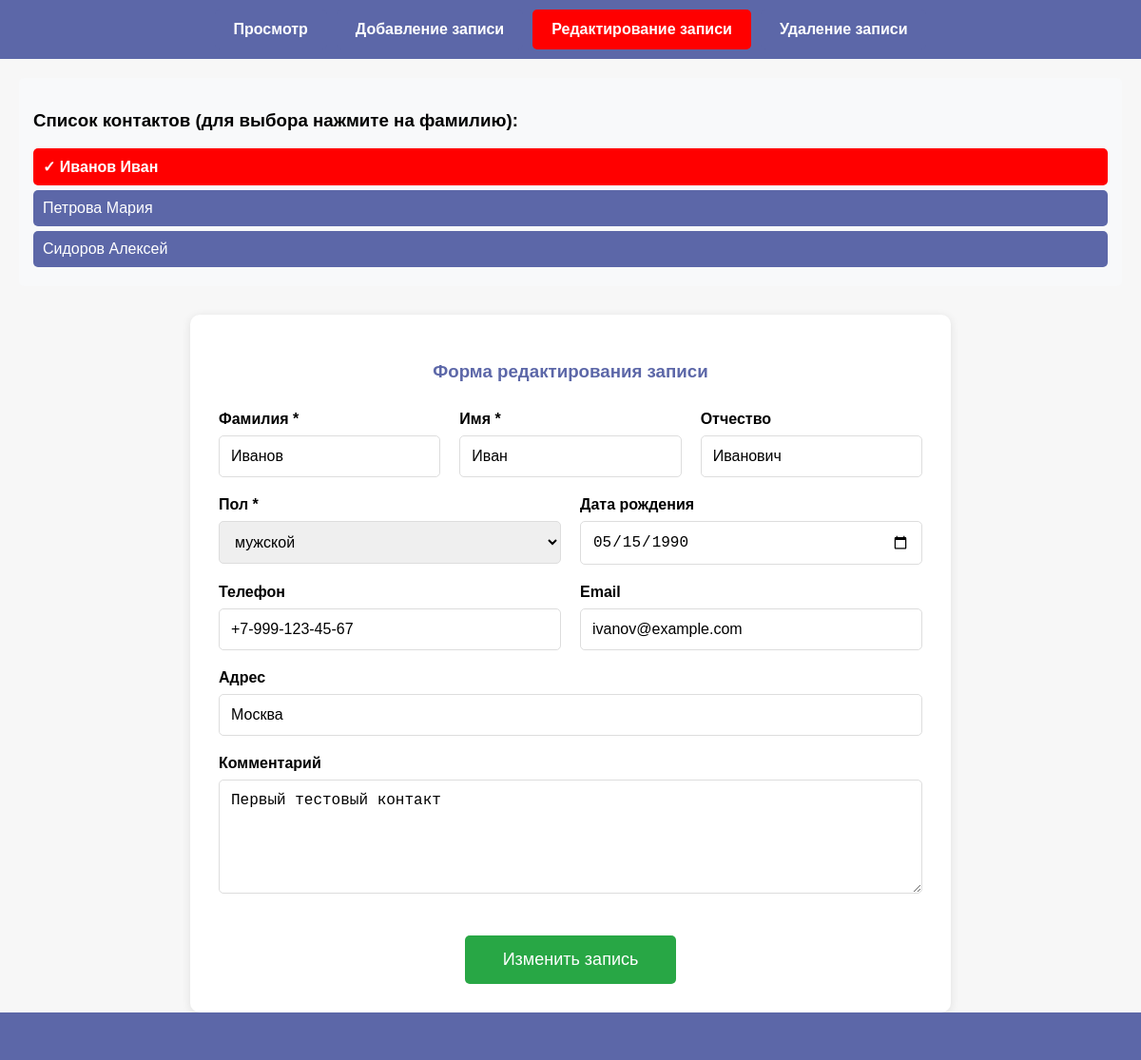
Page /?p=edit on the committed database.
### tables this page shows
CREATE TABLE `contacts` (
  `id` int(11) NOT NULL,
  `surname` varchar(50) NOT NULL,
  `name` varchar(50) NOT NULL,
  `lastname` varchar(50) DEFAULT NULL,
  `gender` enum('мужской','женский') DEFAULT NULL,
  `date` date DEFAULT NULL,
  `phone` varchar(20) DEFAULT NULL,
  `location` text DEFAULT NULL,
  `email` varchar(100) DEFAULT NULL,
  `comment` text DEFAULT NULL
);

### edit.php (the view, shortened to what this page needs)
<?php
$mysqli = mysqli_connect('localhost', 'root', '', 'notebook');
$current_row = [];
if (!$current_row) {
    $result = mysqli_query($mysqli, "SELECT * FROM contacts ORDER BY surname, name LIMIT 1");
    $current_row = mysqli_fetch_assoc($result);
}
$contacts_result = mysqli_query($mysqli, "SELECT id, surname, name FROM contacts ORDER BY surname, name");
if (mysqli_num_rows($contacts_result) > 0) {
    echo '<div style="margin-bottom: 30px; padding: 15px; background-color: #f8f9fa; border-radius: 5px;">';
    echo '<h3>Список контактов (для выбора нажмите на фамилию):</h3>';
    while ($row = mysqli_fetch_assoc($contacts_result)) {
        $full_name = $row['surname'] . ' ' . $row['name'];
        $is_current = ($current_row && $row['id'] == $current_row['id']);
        if ($is_current) {
            echo '<div style="padding: 10px; margin: 5px 0; background-color: red; color: white; border-radius: 5px; font-weight: bold;">';
            echo '✓ ' . $full_name;
            echo '</div>';
        } else {
            echo '<a href="?p=edit&id=' . $row['id'] . '" ';
            echo 'style="display: block; padding: 10px; margin: 5px 0; background-color: #5c67a8; color: white; text-decoration: none; border-radius: 5px;">';
            echo $full_name;
            echo '</a>';
        }
    }
    echo '</div>';
} else {
    echo '<div class="error">Записей пока нет</div>';
}
if ($current_row) {
    ?>
    <div style="max-width: 800px; margin: 30px auto; background-color: white; padding: 30px; border-radius: 10px; box-shadow: 0 2px 10px rgba(0,0,0,0.1);">
        <h3 style="text-align: center; color: #5c67a8; margin-bottom: 30px;">Форма редактирования записи</h3>
        <form name="form_edit" method="post">
            <div style="display: flex; flex-direction: column; gap: 20px;">
                <div style="display: flex; gap: 20px;">
                    <div style="flex: 1;">
                        <label style="display: block; margin-bottom: 8px; font-weight: bold;">Фамилия *</label>
                        <input type="text" name="surname" value="<?= htmlspecialchars($current_row['surname']) ?>"
                               style="width: 100%; padding: 12px; border: 1px solid #ddd; border-radius: 5px; font-size: 16px;" required>
                    </div>
                    <div style="flex: 1;">
                        <label style="display: block; margin-bottom: 8px; font-weight: bold;">Имя *</label>
                        <input type="text" name="name" value="<?= htmlspecialchars($current_row['name']) ?>"
                               style="width: 100%; padding: 12px; border: 1px solid #ddd; border-radius: 5px; font-size: 16px;" required>
                    </div>
                    <div style="flex: 1;">
                        <label style="display: block; margin-bottom: 8px; font-weight: bold;">Отчество</label>
                        <input type="text" name="lastname" value="<?= htmlspecialchars($current_row['lastname']) ?>"
                               style="width: 100%; padding: 12px; border: 1px solid #ddd; border-radius: 5px; font-size: 16px;">
                    </div>
                </div>
                <div style="display: flex; gap: 20px;">
                    <div style="flex: 1;">
                        <label style="display: block; margin-bottom: 8px; font-weight: bold;">Пол *</label>
                        <select name="gender" style="width: 100%; padding: 12px; border: 1px solid #ddd; border-radius: 5px; font-size: 16px;" required>
                            <option value="мужской" <?= $current_row['gender'] == 'мужской' ? 'selected' : '' ?>>мужской</option>
                        </select>
                    </div>
                    <div style="flex: 1;">
                        <label style="display: block; margin-bottom: 8px; font-weight: bold;">Дата рождения</label>
                        <input type="date" name="date" value="<?= $current_row['date'] ?>"
                               style="width: 100%; padding: 12px; border: 1px solid #ddd; border-radius: 5px; font-size: 16px;">
                    </div>
                </div>
                <div style="display: flex; gap: 20px;">
                    <div style="flex: 1;">
                        <label style="display: block; margin-bottom: 8px; font-weight: bold;">Телефон</label>
                        <input type="text" name="phone" value="<?= htmlspecialchars($current_row['phone']) ?>"
                               style="width: 100%; padding: 12px; border: 1px solid #ddd; border-radius: 5px; font-size: 16px;">
                    </div>
                    <div style="flex: 1;">
                        <label style="display: block; margin-bottom: 8px; font-weight: bold;">Email</label>
                        <input type="email" name="email" value="<?= htmlspecialchars($current_row['email']) ?>"
                               style="width: 100%; padding: 12px; border: 1px solid #ddd; border-radius: 5px; font-size: 16px;">
                    </div>
                </div>
                <div>
                    <label style="display: block; margin-bottom: 8px; font-weight: bold;">Адрес</label>
                    <input type="text" name="location" value="<?= htmlspecialchars($current_row['location']) ?>"
                           style="width: 100%; padding: 12px; border: 1px solid #ddd; border-radius: 5px; font-size: 16px;">
                </div>
                <div>
                    <label style="display: block; margin-bottom: 8px; font-weight: bold;">Комментарий</label>
                    <textarea name="comment"
                              style="width: 100%; padding: 12px; border: 1px solid #ddd; border-radius: 5px; font-size: 16px; height: 120px; resize: vertical;"><?= htmlspecialchars($current_row['comment']) ?></textarea>
                </div>
                <div style="text-align: center; margin-top: 20px;">
                    <button type="submit" value="Изменить запись" name="button"
                            style="background-color: #28a745; color: white; padding: 15px 40px; border: none; border-radius: 5px; font-size: 18px; cursor: pointer; transition: background-color 0.3s;"
                            onmouseover="this.style.backgroundColor='#218838'"
                            onmouseout="this.style.backgroundColor='#28a745'">
                        Изменить запись
                    </button>
                </div>
            </div>
        </form>
    </div>
    <?php
}

### style.css (style rules this page uses)
:root { --color_a: rgb(1, 5, 17); --back_a: rgba(92, 103, 168, 0.541); }
html { font-family: sans-serif; font-size: 16px; }
body { padding: 0; margin: 0; font-family: sans-serif; background-color: rgb(247, 247, 247); font-size: 16px; }
*, *::after, *::before { box-sizing: border-box; }

### rows in the picture
contacts: full_name "Иванов Иван", surname "Иванов", name "Иван", lastname "Иванович", gender "мужской", date "05/15/1990", phone "+7-999-123-45-67", email "ivanov@example.com", location "Москва", comment "Первый тестовый контакт"
contacts: full_name "Петрова Мария"
contacts: full_name "Сидоров Алексей"

### other values in the picture
$value "Просмотр"
$value "Добавление записи"
$value "Редактирование записи"
$value "Удаление записи"
